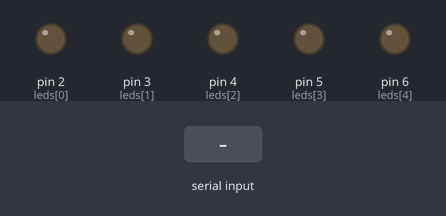
Bench run of a sketch on a simulated Arduino Uno, built with avr-gcc and run on an emulated ATmega328P. Parts: output pins drawn as LEDs (lit = HIGH). The test bench sets the inputs (shaded band).

Above: at 1.2 s.
1.3 s: "90,45\n" received over Serial
At 1.6 s:
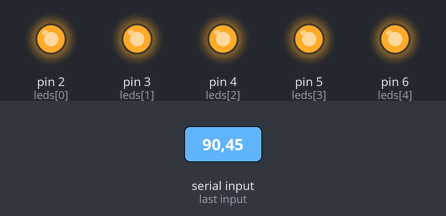
Timing chart, 0 to 4.3 s (numbered marks = the images above; inputs shaded):
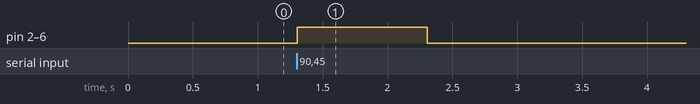

Measured:
- after the input at 1.3 s, pin 2 (leds[0]), pin 3 (leds[1]), pin 4 (leds[2]), pin 5 (leds[3]), pin 6 (leds[4]): LOW → HIGH at once, → LOW 1.0 s later

The sketch:

program.ino
```cpp
int leds[] = {2, 3, 4, 5, 6};

void setup() {
  Serial.begin(9600);

  for(int i = 0; i < 5; i++){
    pinMode(leds[i], OUTPUT);
    digitalWrite(leds[i], LOW);
  }
}

void loop() {
  if (Serial.available()) {
    int n = Serial.parseInt();

    for(int i = 0; i < 5; i++){
      if(i < n){
        digitalWrite(leds[i], HIGH);
      } else {
        digitalWrite(leds[i], LOW);
      }
    }
  }
}
```
